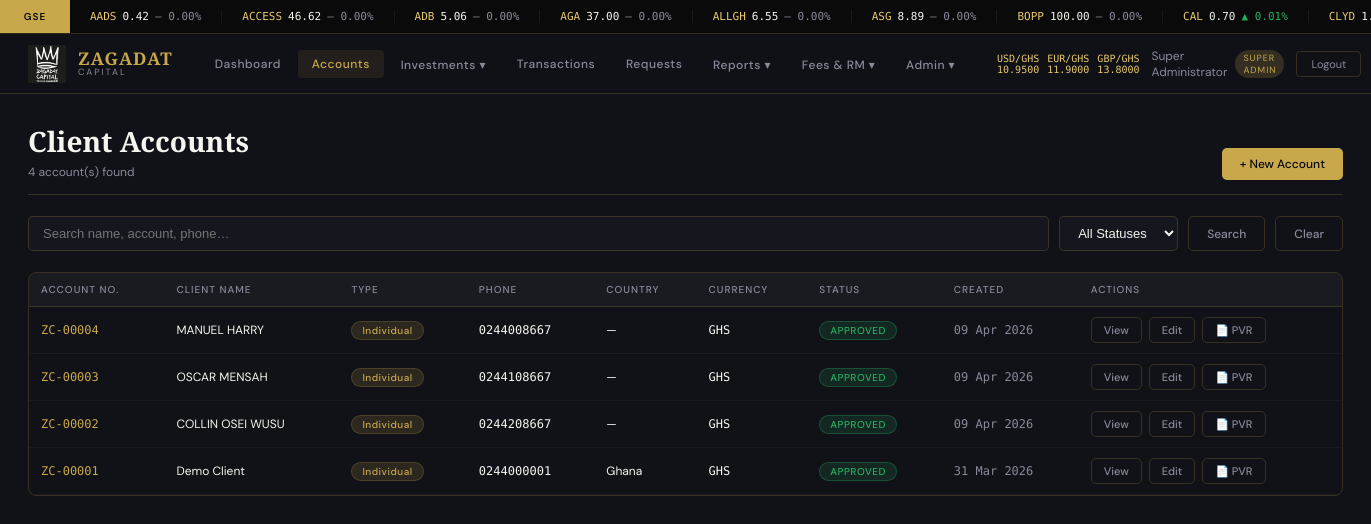
The page /admin/accounts (signed in) on the database its author committed.
### models.py (models this page shows, shortened)
class AdminUser(UserMixin, db.Model):
    __tablename__ = 'admin_users'
    id            = db.Column(db.Integer, primary_key=True)
    staff_id      = db.Column(db.String(20), unique=True, nullable=False)
    full_name     = db.Column(db.String(120), nullable=False)
    email         = db.Column(db.String(120), unique=True, nullable=False)
    password_hash = db.Column(db.String(256), nullable=False)
    role          = db.Column(db.String(40), nullable=False, default='REPORT_VIEWER')
    is_active     = db.Column(db.Boolean, default=True)
    created_at    = db.Column(db.DateTime, default=datetime.utcnow)
    created_by    = db.Column(db.Integer, nullable=True)
    last_login    = db.Column(db.DateTime, nullable=True)
    is_rm         = db.Column(db.Boolean, default=False)
    rm_commission_rate = db.Column(db.Float, default=1.0)
    def has_permission(self, p):
        return ADMIN_ROLES.get(self.role, {}).get('level', 0) >= PERMISSION_MAP.get(p, 100)
    @property
    def is_super_admin(self): return self.role == 'SUPER_ADMIN'

class ClientAccount(db.Model):
    __tablename__ = 'client_accounts'
    id              = db.Column(db.Integer, primary_key=True)
    account_number  = db.Column(db.String(20), unique=True, nullable=False)
    full_name       = db.Column(db.String(150), nullable=False)
    date_of_birth   = db.Column(db.Date, nullable=True)
    gender          = db.Column(db.String(10), nullable=True)
    marital_status  = db.Column(db.String(20), nullable=True)
    nationality     = db.Column(db.String(60), nullable=True)
    residential_status = db.Column(db.String(40), nullable=True)
    country_of_origin  = db.Column(db.String(60), nullable=True)
    country_of_residence = db.Column(db.String(60), nullable=True)
    place_of_birth  = db.Column(db.String(80), nullable=True)
    digital_address = db.Column(db.String(60), nullable=True)
    tin             = db.Column(db.String(40), nullable=True)
    phone           = db.Column(db.String(20), nullable=False)
    phone2          = db.Column(db.String(20), nullable=True)
    email           = db.Column(db.String(120), nullable=True)
    address         = db.Column(db.Text, nullable=True)
    city            = db.Column(db.String(60), nullable=True)
    country         = db.Column(db.String(60), nullable=True)
    postal_address  = db.Column(db.String(120), nullable=True)
    id_type         = db.Column(db.String(40), nullable=True)
    id_number       = db.Column(db.String(60), nullable=True)
    id_issue_date   = db.Column(db.Date, nullable=True)
    id_expiry_date  = db.Column(db.Date, nullable=True)
    id_place_of_issue = db.Column(db.String(80), nullable=True)
    ghana_card_number = db.Column(db.String(30), nullable=True)   # GHA-000000000-0
    is_ghanaian       = db.Column(db.Boolean, default=True)        # Ghanaian vs foreign national
    height            = db.Column(db.String(20), nullable=True)   # e.g. 1.75m (manual entry)
    permit_number   = db.Column(db.String(60), nullable=True)
    permit_issue_date = db.Column(db.Date, nullable=True)
    permit_expiry_date = db.Column(db.Date, nullable=True)
    occupation      = db.Column(db.String(80), nullable=True)
    employer        = db.Column(db.String(120), nullable=True)
    employer_address= db.Column(db.String(200), nullable=True)
    employer_city   = db.Column(db.String(60), nullable=True)
    nature_of_business = db.Column(db.String(120), nullable=True)
    employment_status = db.Column(db.String(40), nullable=True)
    years_employed  = db.Column(db.String(20), nullable=True)
    office_phone    = db.Column(db.String(20), nullable=True)
    office_email    = db.Column(db.String(120), nullable=True)
    annual_income_range = db.Column(db.String(60), nullable=True)
    source_of_funds = db.Column(db.String(120), nullable=True)
    anticipated_investment = db.Column(db.String(60), nullable=True)
    topup_frequency = db.Column(db.String(40), nullable=True)
    withdrawal_frequency = db.Column(db.String(40), nullable=True)
    regular_topup_amount = db.Column(db.Float, nullable=True)
    regular_withdrawal_amount = db.Column(db.Float, nullable=True)
    bank_name       = db.Column(db.String(80), nullable=True)
    bank_branch     = db.Column(db.String(80), nullable=True)
    bank_account_name = db.Column(db.String(120), nullable=True)
    bank_account_number = db.Column(db.String(40), nullable=True)
    account_type    = db.Column(db.String(40), default='Individual')
    mandate         = db.Column(db.String(30), nullable=True)
    regulatory_body = db.Column(db.String(60), nullable=True)
    fund_type       = db.Column(db.String(40), nullable=True)
    investment_objective = db.Column(db.String(120), nullable=True)
    risk_profile    = db.Column(db.String(40), nullable=True)
    investment_horizon = db.Column(db.String(40), nullable=True)
    investment_knowledge = db.Column(db.String(20), nullable=True)
    portfolio_preference = db.Column(db.String(200), nullable=True)
    other_investments = db.Column(db.String(200), nullable=True)
    base_currency   = db.Column(db.String(10), default='GHS')
    custodian       = db.Column(db.String(100), nullable=True)
    csd_number      = db.Column(db.String(40), nullable=True)
    statement_mode  = db.Column(db.String(20), nullable=True)
    statement_frequency = db.Column(db.String(20), nullable=True)
    category_of_investment = db.Column(db.String(100), nullable=True)
    client_first_contact = db.Column(db.String(60), nullable=True)
    itf_name        = db.Column(db.String(120), nullable=True)
    itf_relationship = db.Column(db.String(60), nullable=True)
    itf_dob         = db.Column(db.Date, nullable=True)
    itf_gender      = db.Column(db.String(10), nullable=True)
    itf_id_type     = db.Column(db.String(40), nullable=True)
    itf_id_number   = db.Column(db.String(60), nullable=True)
    beneficiary1_name = db.Column(db.String(120), nullable=True)
    beneficiary1_pct  = db.Column(db.Float, nullable=True)
    beneficiary1_relation = db.Column(db.String(60), nullable=True)
    beneficiary1_dob  = db.Column(db.Date, nullable=True)
    beneficiary2_name = db.Column(db.String(120), nullable=True)
    beneficiary2_pct  = db.Column(db.Float, nullable=True)
    beneficiary2_relation = db.Column(db.String(60), nullable=True)
    beneficiary2_dob  = db.Column(db.Date, nullable=True)
    nominee_name    = db.Column(db.String(120), nullable=True)
    nominee_phone   = db.Column(db.String(20), nullable=True)
    nominee_relation= db.Column(db.String(60), nullable=True)
    spouse_name     = db.Column(db.String(120), nullable=True)
    spouse_phone    = db.Column(db.String(20), nullable=True)
    spouse_email    = db.Column(db.String(120), nullable=True)
    emergency_contact_name = db.Column(db.String(120), nullable=True)
    emergency_contact_relation = db.Column(db.String(60), nullable=True)
    emergency_contact_phone = db.Column(db.String(20), nullable=True)
    is_pep          = db.Column(db.Boolean, default=False)
    pep_details     = db.Column(db.Text, nullable=True)
    pep_foreign     = db.Column(db.Boolean, default=False)
    pep_foreign_details = db.Column(db.Text, nullable=True)
    aml_status      = db.Column(db.String(30), nullable=True)
    is_foreign_citizen = db.Column(db.Boolean, default=False)
    foreign_country    = db.Column(db.String(60), nullable=True)
    foreign_address    = db.Column(db.String(200), nullable=True)
    foreign_tin        = db.Column(db.String(60), nullable=True)
    dividend_reinvest = db.Column(db.Boolean, default=False)
    risk_score      = db.Column(db.Integer, nullable=True)
    risk_score_label= db.Column(db.String(20), nullable=True)
    passport_photo_path = db.Column(db.String(300), nullable=True)
    id_document_path    = db.Column(db.String(300), nullable=True)
    signature_path      = db.Column(db.String(300), nullable=True)
    address_proof_path  = db.Column(db.String(300), nullable=True)
    other_docs_path     = db.Column(db.String(300), nullable=True)
    management_fee_rate = db.Column(db.Float, nullable=True)
    relationship_manager_id = db.Column(db.Integer, db.ForeignKey('admin_users.id'), nullable=True)
    relationship_manager    = db.relationship('AdminUser', foreign_keys=[relationship_manager_id])
    status          = db.Column(db.String(20), default='PENDING')
    rejection_reason = db.Column(db.Text, nullable=True)
    approved_by     = db.Column(db.Integer, nullable=True)
    approved_at     = db.Column(db.DateTime, nullable=True)
    created_by      = db.Column(db.Integer, nullable=True)
    created_at      = db.Column(db.DateTime, default=datetime.utcnow)
    online_signup   = db.Column(db.Boolean, default=False)
    transactions = db.relationship('Transaction', backref='account', lazy=True)
    investments  = db.relationship('Investment', backref='account', lazy=True)
    fees         = db.relationship('AccountFee', backref='account', lazy=True)

### routes/admin.py (the view)
@admin_bp.route('/accounts')
@admin_required
def accounts():
    q = request.args.get('q', '')
    status = request.args.get('status', '')
    query = ClientAccount.query
    if q:
        query = query.filter(
            (ClientAccount.account_number.ilike(f'%{q}%')) |
            (ClientAccount.full_name.ilike(f'%{q}%')) |
            (ClientAccount.phone.ilike(f'%{q}%')))
    if status:
        query = query.filter_by(status=status)
    return render_template('admin/accounts.html',
        accounts=query.order_by(ClientAccount.created_at.desc()).all(), q=q, status=status)

### models.py (called while the page is built)
@login_manager.user_loader
def load_user(user_id):
    uid = str(user_id)
    if uid.startswith('admin_'):
        return AdminUser.query.get(int(uid.split('_')[1]))
    return ClientUser.query.get(int(uid))

### routes/admin.py (called while the page is built)
def admin_required(f):
    from functools import wraps
    @wraps(f)
    def decorated(*args, **kwargs):
        if not current_user.is_authenticated or session.get('user_type') != 'admin':
            return redirect(url_for('auth.login'))
        return f(*args, **kwargs)
    return decorated

### templates/admin/accounts.html (shortened to what this page needs)
{% extends 'base.html' %}
{% block content %}
<div class="page-content">
  <div class="page-header">
    <div>
      <h1>Client Accounts</h1>
      <p>{{ accounts|length }} account(s) found</p>
    </div>
    {% if current_user.has_permission('create_account') %}
    <a href="{{ url_for('admin.new_account') }}" class="btn btn-primary">+ New Account</a>
    {% endif %}
  </div>
  <form method="GET" style="display:flex;gap:10px;margin-bottom:1.5rem;flex-wrap:wrap;">
    <input name="q" value="{{ q }}" placeholder="Search name, account, phone…"
           style="flex:1;min-width:200px;background:var(--surface);border:1px solid var(--border);
                  border-radius:5px;color:var(--white);padding:8px 14px;font-size:13px;outline:none;">
    <select name="status" style="background:var(--surface);border:1px solid var(--border);
            border-radius:5px;color:var(--white);padding:8px 14px;font-size:13px;outline:none;">
      <option value="">All Statuses</option>
    </select>
    <button type="submit" class="btn btn-secondary">Search</button>
    <a href="{{ url_for('admin.accounts') }}" class="btn btn-secondary">Clear</a>
  </form>
  <div class="table-wrap">
    <table class="data-table">
      <thead>
        <tr>
          <th>Account No.</th><th>Client Name</th><th>Type</th>
          <th>Phone</th><th>Country</th><th>Currency</th>
          <th>Status</th><th>Created</th><th>Actions</th>
        </tr>
      </thead>
      <tbody>
        {% for acc in accounts %}
        <tr>
          <td class="mono text-gold">
            <a href="{{ url_for('admin.view_account', acc_id=acc.id) }}"
               style="color:var(--gold);text-decoration:none;">{{ acc.account_number }}</a>
          </td>
          <td>{{ acc.full_name }}</td>
          <td><span class="badge badge-pending">{{ acc.account_type }}</span></td>
          <td class="mono">{{ acc.phone }}</td>
          <td>{{ acc.country or '—' }}</td>
          <td class="mono">{{ acc.base_currency }}</td>
          <td>
            <span class="badge badge-{{ 'approved' if acc.status=='APPROVED' else 'pending' if acc.status=='PENDING' else 'rejected' }}">
              {{ acc.status }}
            </span>
          </td>
          <td class="mono" style="color:var(--grey);">{{ acc.created_at.strftime('%d %b %Y') if acc.created_at else '—' }}</td>
          <td>
            <div class="flex gap-1">
              <a href="{{ url_for('admin.view_account', acc_id=acc.id) }}" class="btn btn-secondary btn-sm">View</a>
              {% if current_user.has_permission('create_account') %}
              <a href="{{ url_for('admin.edit_account', acc_id=acc.id) }}" class="btn btn-secondary btn-sm">Edit</a>
              {% endif %}
              <a href="{{ url_for('reports.pvr', account_number=acc.account_number) }}"
                 target="_blank" class="btn btn-secondary btn-sm">📄 PVR</a>
            </div>
          </td>
        </tr>
        {% else %}
        <tr><td colspan="9" style="text-align:center;color:var(--grey);padding:3rem;">No accounts found.</td></tr>
        {% endfor %}
      </tbody>
    </table>
  </div>
</div>
{% endblock %}

### templates/base.html (shortened to what this page needs)
<!DOCTYPE html>
<html lang="en">
<head>
</head>
<body>
{% if current_user.is_authenticated %}
<div id="ticker-bar">
  <div class="ticker-label" id="ticker-exchange-label">GSE</div>
  <div class="ticker-track">
    <div class="ticker-inner" id="ticker-inner">
    </div>
  </div>
</div>
<nav class="topnav">
  <a href="{% if session.get('user_type') == 'admin' %}{{ url_for('admin.dashboard') }}{% else %}{{ url_for('user.dashboard') }}{% endif %}" class="nav-brand">
    <img src="{{ url_for('static', filename='img/logo.png') }}" alt="Zagadat">
    <div class="brand-text">
      <span class="brand-name">ZAGADAT</span>
      <span class="brand-sub">Capital</span>
    </div>
  </a>
  {% if session.get('user_type') == 'admin' %}
  <div class="nav-links">
    <a href="{{ url_for('admin.dashboard') }}" {% if request.endpoint == 'admin.dashboard' %}class="active"{% endif %}>Dashboard</a>
    <a href="{{ url_for('admin.accounts') }}" {% if 'account' in request.endpoint %}class="active"{% endif %}>Accounts</a>
    <div class="dropdown">
      <a href="{{ url_for('admin.investments') }}">Investments ▾</a>
    </div>
    <a href="{{ url_for('admin.transactions') }}">Transactions</a>
    <a href="{{ url_for('admin.client_requests') }}">Requests</a>
    <div class="dropdown">
      <a href="{{ url_for('reports.menu') }}">Reports ▾</a>
    </div>
    {% if current_user.has_permission('approve_account') %}
    <div class="dropdown">
      <a href="{{ url_for('admin.fees') }}">Fees & RM ▾</a>
    </div>
    {% endif %}
    {% if current_user.has_permission('manage_all') %}
    <div class="dropdown">
      <a href="{{ url_for('admin.admin_users') }}">Admin ▾</a>
    </div>
    {% endif %}
  </div>
  <div class="nav-right">
    <div class="fx-pill" id="fx-display">
      <span>USD/GHS <span id="fx-usd">—</span></span>
      <span>EUR/GHS <span id="fx-eur">—</span></span>
      <span>GBP/GHS <span id="fx-gbp">—</span></span>
    </div>
    <div class="nav-user">
      <span>{{ current_user.full_name }}</span>
      <span class="role-badge">{{ current_user.role.replace('_',' ') }}</span>
    </div>
    <a href="{{ url_for('auth.logout') }}" class="btn-logout">Logout</a>
  </div>
  {% endif %}
</nav>
{% endif %}
{% block content %}{% endblock %}
</body>
</html>

### rows shown on the page
AdminUser: full_name "Super Administrator", role.replace "SUPER ADMIN"
ClientAccount: account_number "ZC-00004", full_name "MANUEL HARRY", account_type "Individual", phone "0244008667", country "—", base_currency "GHS", status "APPROVED", created_at "09 Apr 2026"
ClientAccount: account_number "ZC-00003", full_name "OSCAR MENSAH", account_type "Individual", phone "0244108667", country "—", base_currency "GHS", status "APPROVED", created_at "09 Apr 2026"
ClientAccount: account_number "ZC-00002", full_name "COLLIN OSEI WUSU", account_type "Individual", phone "0244208667", country "—", base_currency "GHS", status "APPROVED", created_at "09 Apr 2026"
ClientAccount: account_number "ZC-00001", full_name "Demo Client", account_type "Individual", phone "0244000001", country "Ghana", base_currency "GHS", status "APPROVED", created_at "31 Mar 2026"

### other values the page prints
{{ accounts|length }} "4"
